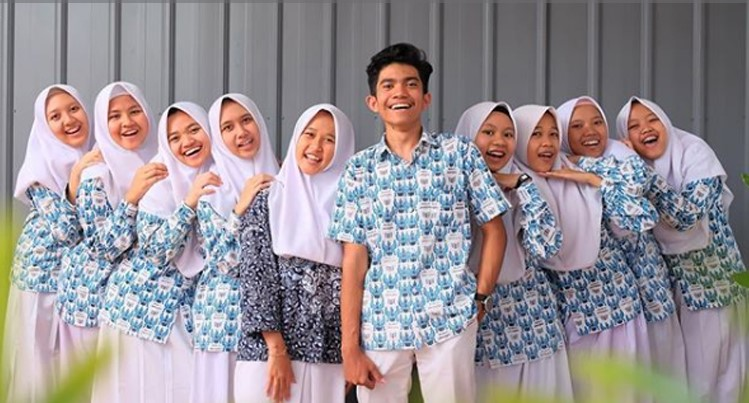
#> input picture foto-example.jpg, 749 x 403 px
$ python face-detection.py
#> lines starting #> are read from the running program, lines starting #| are printed output that depends on the picture; after the words box and inside, x2 and y2 are one past the last pixel; in counts of white or black regions, pixels touching at a corner belong together
import cv2 as cv
import numpy as np
cascade_face_default = cv.CascadeClassifier('haarcascade_frontalface_default.xml')
cascade_face_alt = cv.CascadeClassifier('haarcascade_frontalface_alt.xml')
if cascade_face_default.empty() or cascade_face_alt.empty() :
    raise IOError('File XML tidak bisa ditemukan')
foto = cv.imread('foto-example.jpg')
#> foto is the input picture: shape (403, 749, 3); mean B, G, R 149.3, 144.4, 151.5
foto_gray = cv.cvtColor(foto, cv.COLOR_BGR2GRAY)
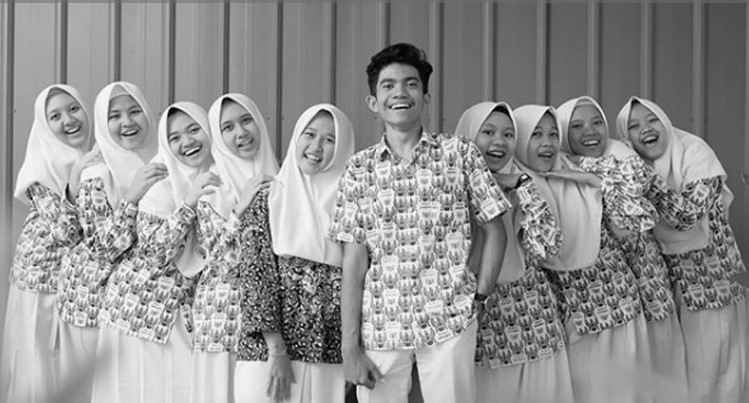
#> foto_gray: shape (403, 749); min 0, max 255, mean 147.1
result_alt = cascade_face_alt.detectMultiScale(foto_gray, scaleFactor=1.02, minNeighbors=7)
#> result_alt = [[522, 118, 46, 46], [100, 94, 52, 52], [563, 106, 49, 49], [291, 117, 54, 54], [473, 114, 50, 50], [371, 61, 58, 58], [212, 104, 54, 54]]
result_default= cascade_face_default.detectMultiScale(foto_gray, scaleFactor=1.02, minNeighbors=7)
#> result_default = [[520, 116, 51, 51], [369, 60, 61, 61], [97, 92, 57, 57], [471, 113, 54, 54], [564, 106, 49, 49], [290, 116, 56, 56], [211, 102, 57, 57], [621, 103, 51, 51], [38, 90, 56, 56], [158, 112, 55, 55]]
print("Terdeteksi ", len(result_alt), " orang di dalam gambar dengan haarcascade alt")
#| Terdeteksi  7  orang di dalam gambar dengan haarcascade alt
print("Terdeteksi ", len(result_default), " orang di dalam gambar dengan haarcascade default")
#| Terdeteksi  10  orang di dalam gambar dengan haarcascade default
for (x,y,w,h) in result_alt:
    cv.rectangle(foto, (x,y), (x+w,y+h), color=(0,255,0), thickness=3)
#> this loop made 7 passes
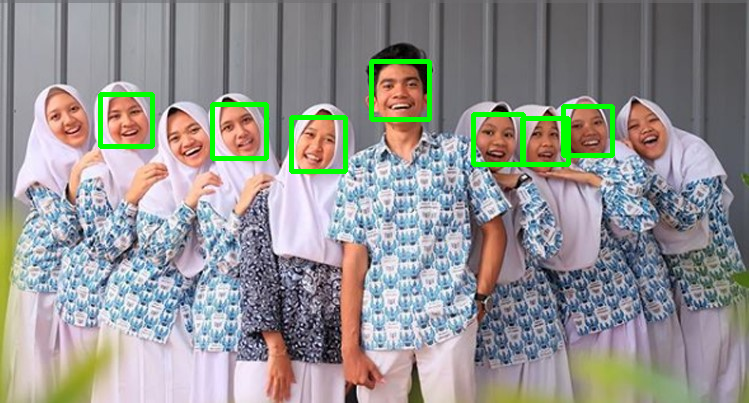
#> foto: shape (403, 749, 3); 2.29% of pixels changed, all inside (x1, y1, x2, y2) = (98, 59, 615, 174)
cv.imwrite('result-detection-alt.jpg', foto)
for (x, y, w, h) in result_default:
    cv.rectangle(foto, (x, y), (x + w, y + h), color=(0, 255, 0), thickness=3)
#> this loop made 10 passes
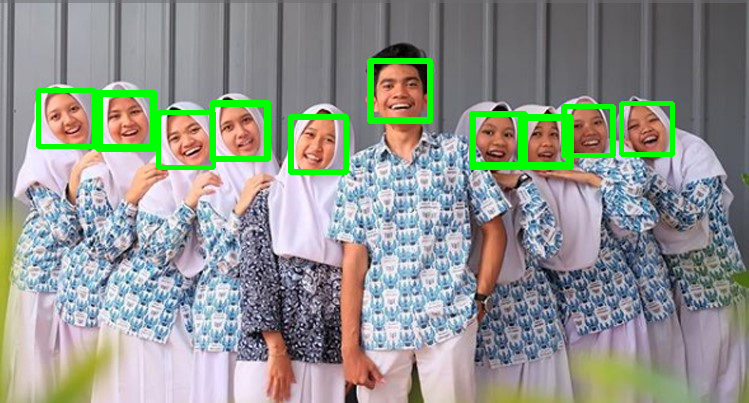
#> foto: shape (403, 749, 3); 1.78% of pixels changed, all inside (x1, y1, x2, y2) = (36, 58, 675, 175)
cv.imwrite('result-detection-default.jpg', foto)

scale_percent = 60  # percent of original size
width = int(foto.shape[1] * scale_percent / 100)
#> width = 449
height = int(foto.shape[0] * scale_percent / 100)
#> height = 241
dim = (width, height)
#> dim = (449, 241)

img1 = cv.imread('result-detection-alt.jpg')
resized1 = cv.resize(img1, dim, interpolation=cv.INTER_AREA)
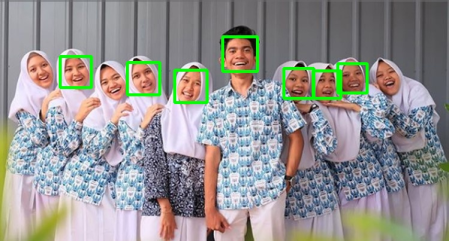
#> resized1: shape (241, 449, 3); mean B, G, R 146, 147, 147.8

img2 = cv.imread('result-detection-default.jpg')
resized2 = cv.resize(img2, dim, interpolation=cv.INTER_AREA)
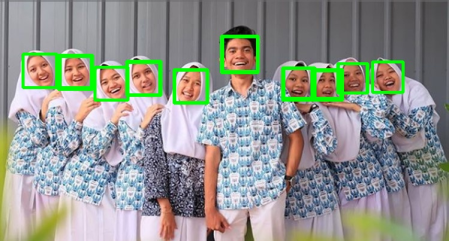
#> resized2: shape (241, 449, 3); mean B, G, R 143.1, 148.7, 144.7

result = np.concatenate((resized1, resized2), axis=0)
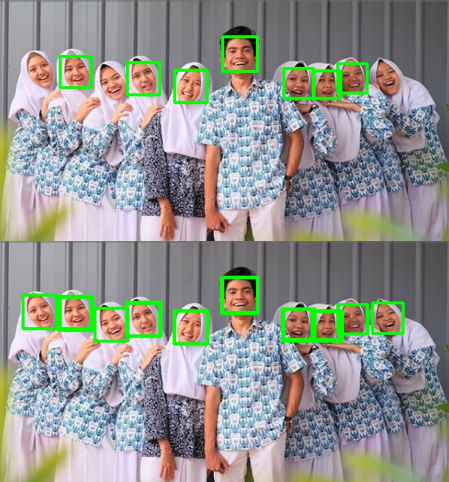
#> result: shape (482, 449, 3); mean B, G, R 144.5, 147.8, 146.2
cv.imshow('Face Detection', result)
cv.waitKey(0)
cv.destroyAllWindows()
